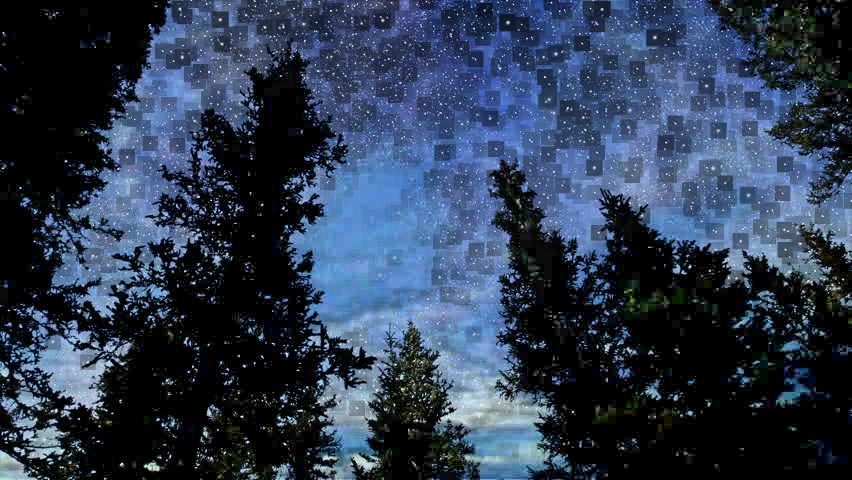
//> input picture output.jpg, 852 x 480 px
$ ./smoothing   (built with g++ and OpenCV 4)
//> lines starting //> are read from the running program, lines starting //| are printed output that depends on the picture
#include "opencv2/imgproc/imgproc.hpp"
#include "opencv2/highgui/highgui.hpp"

using namespace std;
using namespace cv;

/// Global Variables
int DELAY_CAPTION = 1500;
int DELAY_BLUR = 100;
int MAX_KERNEL_LENGTH = 31;

Mat src; Mat dst;
char window_name[] = "Filter Demo 1";

/// Function headers
int display_caption( char* caption );
int display_dst( int delay );

/**
 * function main
 */
 int main( int argc, char** argv )
 {
   namedWindow( window_name, CV_WINDOW_AUTOSIZE );

   /// Load the source image
   src = imread( "output.jpg", 1 );
//> src is the input picture: 480 rows x 852 cols, CV_8UC3; mean B, G, R 81.5, 59.7, 45.8

   if( display_caption( "Original Image" ) != 0 ) { return 0; }

   dst = src.clone();
   if( display_dst( DELAY_CAPTION ) != 0 ) { return 0; }

   /// Applying Homogeneous blur
   if( display_caption( "Homogeneous Blur" ) != 0 ) { return 0; }

   for ( int i = 1; i < MAX_KERNEL_LENGTH; i = i + 2 )
       { blur( src, dst, Size( i, i ), Point(-1,-1) );
         if( display_dst( DELAY_BLUR ) != 0 ) { return 0; } }
//> this loop made 15 passes
//> pass 3, `{ blur( src, dst, Size( i, i ), Point(-1,-1) );`:
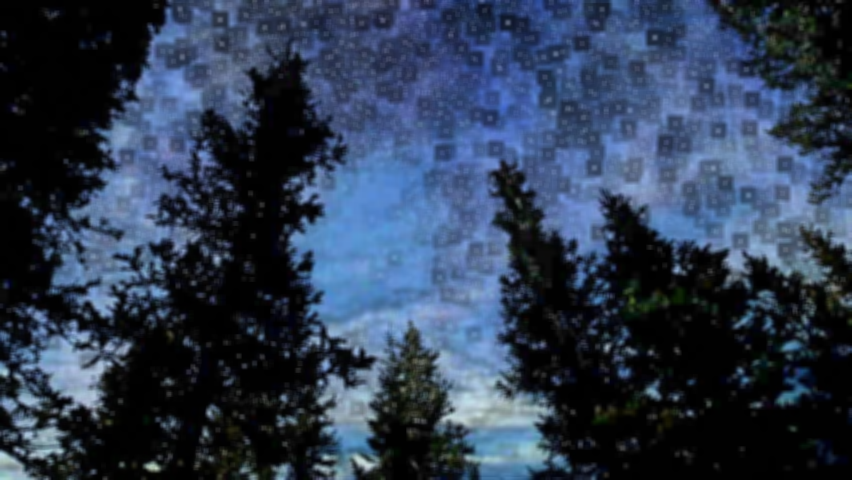
//> dst: 480 rows x 852 cols, CV_8UC3; mean B, G, R 81.5, 59.6, 45.7
//> after the loop:
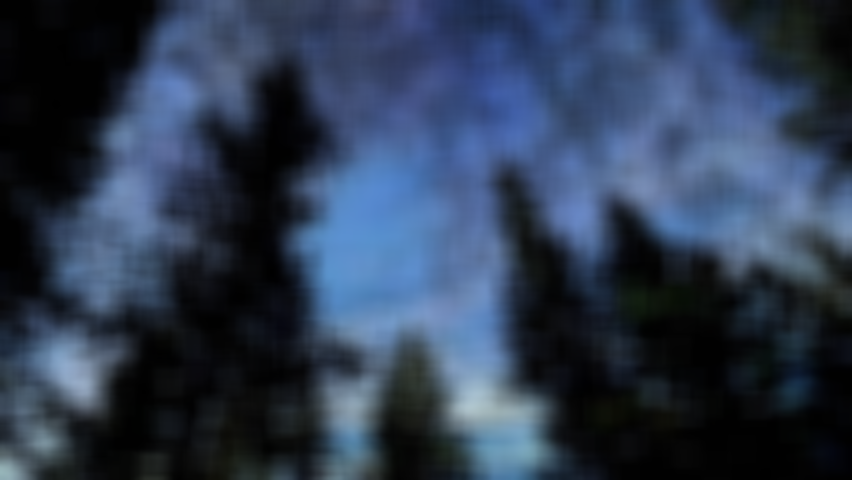
//> dst: 480 rows x 852 cols, CV_8UC3; mean B, G, R 81.5, 59.7, 45.7

    /// Applying Gaussian blur
    if( display_caption( "Gaussian Blur" ) != 0 ) { return 0; }

    for ( int i = 1; i < MAX_KERNEL_LENGTH; i = i + 2 )
        { GaussianBlur( src, dst, Size( i, i ), 0, 0 );
          if( display_dst( DELAY_BLUR ) != 0 ) { return 0; } }
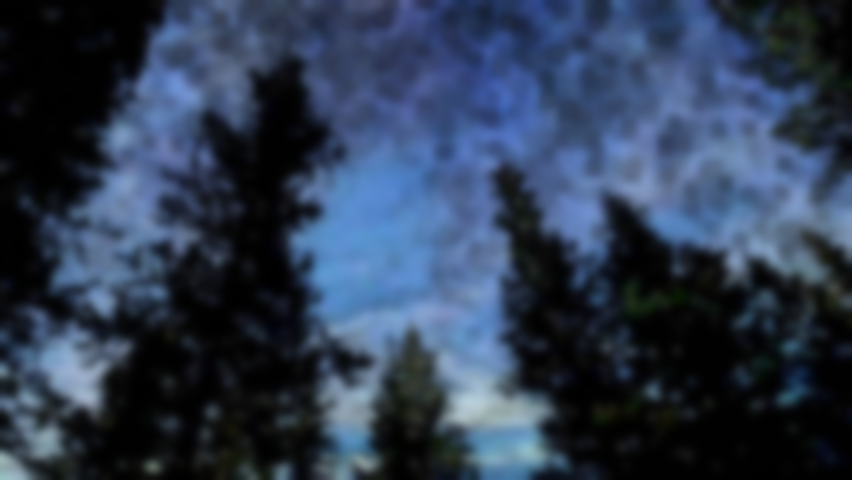
//> dst: 480 rows x 852 cols, CV_8UC3; mean B, G, R 81.5, 59.6, 45.7

     /// Applying Median blur
     if( display_caption( "Median Blur" ) != 0 ) { return 0; }

     for ( int i = 1; i < MAX_KERNEL_LENGTH; i = i + 2 )
         { medianBlur ( src, dst, i );
           if( display_dst( DELAY_BLUR ) != 0 ) { return 0; } }
//> this loop made 15 passes
//> pass 2, `{ medianBlur ( src, dst, i );`:
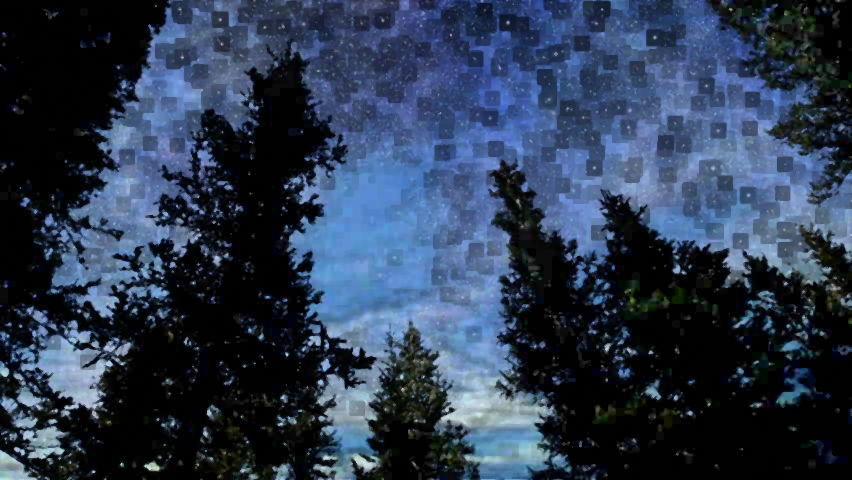
//> dst: 480 rows x 852 cols, CV_8UC3; mean B, G, R 79.8, 58, 44
//> after the loop:
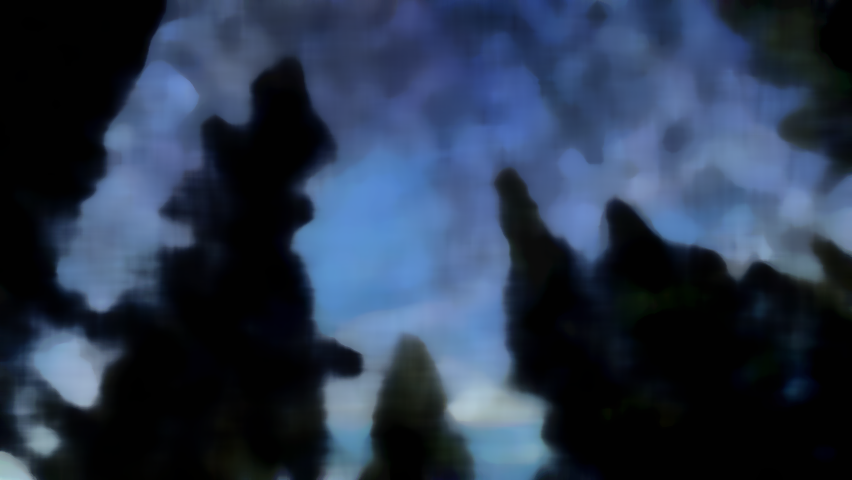
//> dst: 480 rows x 852 cols, CV_8UC3; mean B, G, R 76.5, 54.7, 40.8

     /// Applying Bilateral Filter
     if( display_caption( "Bilateral Blur" ) != 0 ) { return 0; }

     for ( int i = 1; i < MAX_KERNEL_LENGTH; i = i + 2 )
         { bilateralFilter ( src, dst, i, i*2, i/2 );
           if( display_dst( DELAY_BLUR ) != 0 ) { return 0; } }

     /// Wait until user press a key
     display_caption( "End: Press a key!" );

     waitKey(0);
     return 0;
 }

 int display_caption( char* caption )
 {
   dst = Mat::zeros( src.size(), src.type() );
   putText( dst, caption,
            Point( src.cols/4, src.rows/2),
            CV_FONT_HERSHEY_COMPLEX, 1, Scalar(255, 255, 255) );

   imshow( window_name, dst );
   int c = waitKey( DELAY_CAPTION );
   if( c >= 0 ) { return -1; }
   return 0;
  }

  int display_dst( int delay )
  {
    imshow( window_name, dst );
    int c = waitKey ( delay );
    if( c >= 0 ) { return -1; }
    return 0;
  }
